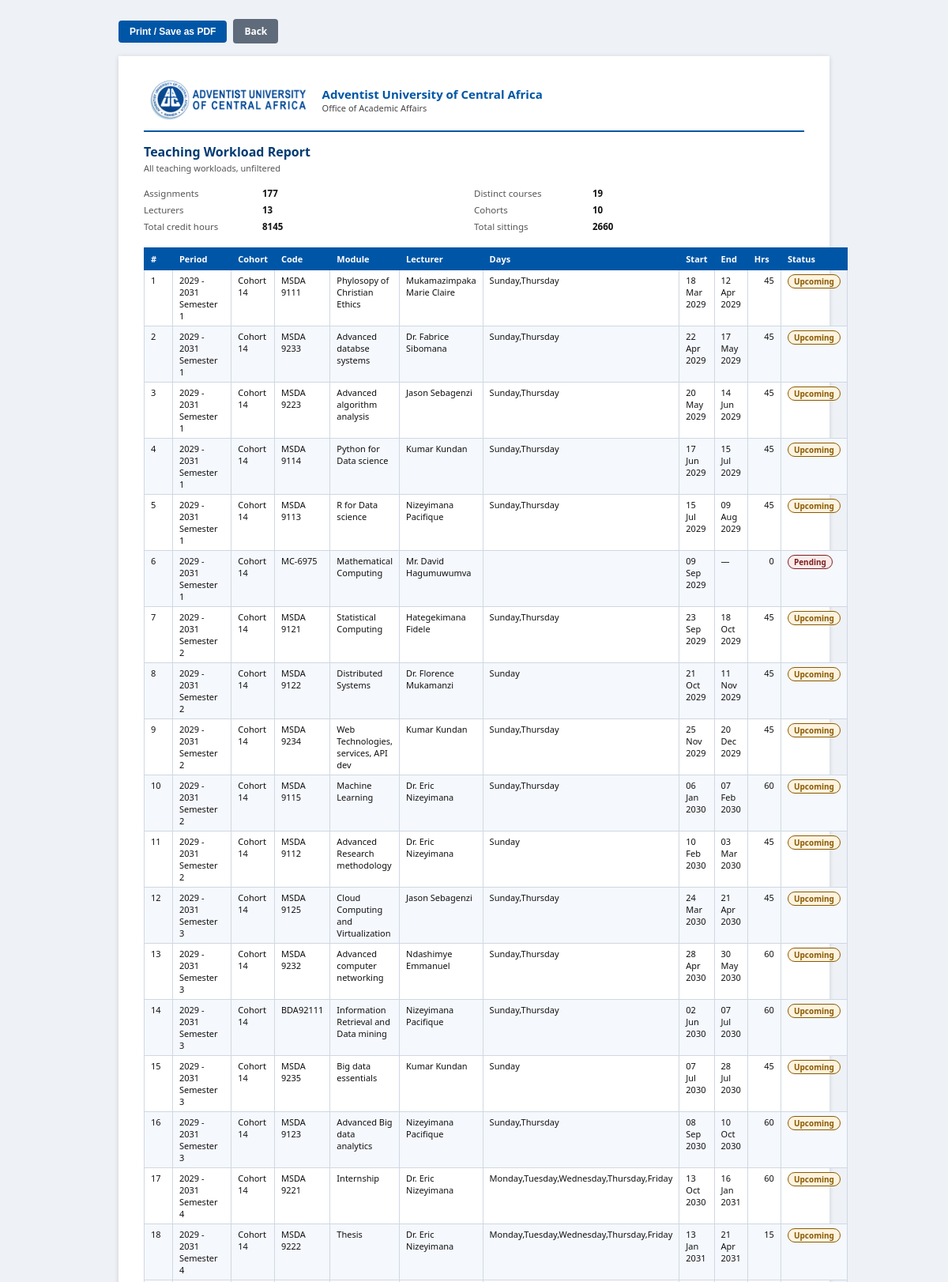
The page /reports/workload-report/print/ (signed in, upper part) on the database its author committed.
### workload/models.py (models this page shows, shortened)
class Workload(models.Model):
    STATUS_CHOICES = [
        ("Upcoming", "Upcoming"),
        ("Ongoing", "Ongoing"),
        ("Pending", "Pending"),
        ("Done", "Done"),
    ]
    cohort = models.ForeignKey(
        Cohort,
        on_delete=models.CASCADE,
        related_name="workloads"
    )
    academic_period = models.ForeignKey(
        AcademicPeriod,
        on_delete=models.CASCADE,
        related_name="workloads"
    )
    lecturer = models.ForeignKey(
        Lecturer,
        on_delete=models.CASCADE,
        related_name="workloads"
    )
    co_lecturers = models.ManyToManyField(
        Lecturer,
        blank=True,
        related_name="co_workloads"
    )
    course = models.ForeignKey(
        Course,
        on_delete=models.CASCADE,
        related_name="workloads"
    )
    start_date = models.DateField()
    end_date = models.DateField(
        blank=True,
        null=True
    )
    hours = models.IntegerField(
        blank=True,
        null=True,
        editable=False,
        help_text="Notional teaching hours (credits x 15)."
    )
    course_days = models.CharField(
        max_length=100,
        help_text="Example: Monday,Thursday"
    )
    duration_weeks = models.PositiveIntegerField(
        blank=True,
        null=True,
        help_text=(
            "Leave blank to use the standard block length for "
            "the course's credit value."
        )
    )
    generated_schedule = models.JSONField(
        blank=True,
        null=True,
        editable=False
    )
    status = models.CharField(
        max_length=20,
        choices=STATUS_CHOICES,
        blank=True,
        editable=False
    )
    objects = WorkloadQuerySet.as_manager()
    class Meta:
        ordering = ["-id"]
        verbose_name = "Teaching Workload"
        verbose_name_plural = "Teaching Workloads"
    def compute_status(self, today=None):
        today = today or timezone.localdate()
        if not self.start_date:
            return "Pending"
        if not self.generated_schedule:
            return "Pending"
        if self.start_date > today:
            return "Upcoming"
        if self.end_date and today > self.end_date:
            return "Done"
        return "Ongoing"
    def total_classes(self):
        return len(self.generated_schedule or [])

### academics/models.py (models this page shows, shortened)
class AcademicPeriod(models.Model):
    cohort = models.ForeignKey(
        "academics.Cohort",
        on_delete=models.CASCADE,
        null=True,
        blank=True,
        related_name="academic_periods"
    )
    SEMESTER_CHOICES = [
        ("Semester 1", "Semester 1"),
        ("Semester 2", "Semester 2"),
        ("Semester 3", "Semester 3"),
        ("Semester 4", "Semester 4"),
    ]
    academic_year = models.CharField(
        max_length=20
    )
    semester = models.CharField(
        max_length=20,
        choices=SEMESTER_CHOICES
    )
    teaching_period = models.CharField(
        max_length=100
    )
    start_date = models.DateField()
    end_date = models.DateField()
    class Meta:
        ordering = [
            "-academic_year"
        ]
        unique_together = [
            (
                "academic_year",
                "semester",
                "cohort"
            )
        ]

class Cohort(models.Model):
    program = models.ForeignKey(
        Program,
        on_delete=models.CASCADE,
        related_name="cohorts"
    )
    representative = models.OneToOneField(
        settings.AUTH_USER_MODEL,
        on_delete=models.SET_NULL,
        null=True,
        blank=True,
        limit_choices_to={
            "role": "representative"
        },
        related_name="representing_cohort"
    )
    name = models.CharField(
        max_length=100
    )
    intake_year = models.IntegerField()
    class Meta:
        ordering = [
            "name"
        ]
        unique_together = [
            ("program", "name")
        ]

class Course(models.Model):
    program = models.ForeignKey(
        Program,
        on_delete=models.CASCADE,
        related_name="courses",
        null=True,
        blank=True
    )
    code = models.CharField(
        max_length=20,
        unique=True
    )
    name = models.CharField(
        max_length=200
    )
    credits = models.IntegerField()
    level = models.CharField(
        max_length=20
    )
    class Meta:
        ordering = [
            "code"
        ]

class Lecturer(models.Model):
    user = models.OneToOneField(
        settings.AUTH_USER_MODEL,
        on_delete=models.SET_NULL,
        null=True,
        blank=True,
        related_name="lecturer_profile"
    )
    name = models.CharField(
        max_length=150
    )
    qualification = models.TextField(
        blank=True
    )
    employment_status = models.CharField(
        max_length=50
    )
    class Meta:
        ordering = [
            "name"
        ]

### reports/views.py (the view)
@login_required
@admin_required
def workload_report_print(request):
    form, workloads, applied = filtered_workloads(request)
    workloads = list(workloads)
    return render(
        request,
        "print/admin_report.html",
        {
            "workloads": workloads,
            "applied": applied,
            "query_string": request.GET.urlencode(),
            "total_hours": sum(w.hours or 0 for w in workloads),
            "total_sessions": sum(w.total_classes() for w in workloads),
            "total_lecturers": len({w.lecturer_id for w in workloads}),
            "total_cohorts": len({w.cohort_id for w in workloads}),
            "total_courses": len({w.course_id for w in workloads}),
            "generated_at": timezone.localtime(),
        }
    )

### reports/views.py (called while the page is built, shortened)
def filtered_workloads(request):
    workloads = Workload.objects.select_related(
        *BASE_RELATED
    ).order_by(
        "academic_period",
        "cohort",
        "start_date",
    )
    workloads.refresh_statuses()
    form = WorkloadReportFilterForm(request.GET or None)
    applied = []
    return form, workloads, applied

### workload/models.py (called while the page is built)
    def refresh_statuses(self):
        today = timezone.localdate()
        changed = []
        for workload in self:
            new_status = workload.compute_status(today)
            if workload.status != new_status:
                workload.status = new_status
                changed.append(workload)
        if changed:
            Workload.objects.bulk_update(
                changed,
                ["status"]
            )
        return len(changed)

### templates/print/admin_report.html (shortened to what this page needs)
{% extends "print/base_print.html" %}
{% block back_url %}{% url 'reports:workload_report' %}?{{ query_string }}{% endblock %}
{% block unit %}Office of Academic Affairs{% endblock %}
{% block heading %}Teaching Workload Report{% endblock %}
{% block subheading %}
{% if applied %}
    Filtered by
    {% for label, value in applied %}{{ label }}: {{ value }}{% if not forloop.last %} &middot; {% endif %}{% endfor %}
{% else %}
    All teaching workloads, unfiltered
{% endif %}
{% endblock %}
{% block content %}
<table class="meta">
    <tr>
        <td class="k">Assignments</td>
        <td class="v">{{ workloads|length }}</td>
        <td class="k">Distinct courses</td>
        <td class="v">{{ total_courses }}</td>
    </tr>
    <tr>
        <td class="k">Lecturers</td>
        <td class="v">{{ total_lecturers }}</td>
        <td class="k">Cohorts</td>
        <td class="v">{{ total_cohorts }}</td>
    </tr>
    <tr>
        <td class="k">Total credit hours</td>
        <td class="v">{{ total_hours }}</td>
        <td class="k">Total sittings</td>
        <td class="v">{{ total_sessions }}</td>
    </tr>
</table>
{% if workloads %}
<table class="data">
    <thead>
        <tr>
            <th style="width:4%">#</th>
            <th style="width:11%">Period</th>
            <th style="width:9%">Cohort</th>
            <th style="width:9%">Code</th>
            <th>Module</th>
            <th style="width:16%">Lecturer</th>
            <th style="width:11%">Days</th>
            <th style="width:8%">Start</th>
            <th style="width:8%">End</th>
            <th class="num" style="width:5%">Hrs</th>
            <th style="width:8%">Status</th>
        </tr>
    </thead>
    <tbody>
        {% for w in workloads %}
        <tr>
            <td>{{ forloop.counter }}</td>
            <td>{{ w.academic_period.academic_year }}<br>{{ w.academic_period.semester }}</td>
            <td>{{ w.cohort.name }}</td>
            <td>{{ w.course.code }}</td>
            <td>{{ w.course.name }}</td>
            <td>{{ w.lecturer.name }}</td>
            <td>{{ w.course_days }}</td>
            <td>{{ w.start_date|date:"d M Y" }}</td>
            <td>{{ w.end_date|date:"d M Y"|default:"—" }}</td>
            <td class="num">{{ w.hours|default:0 }}</td>
            <td><span class="pill {{ w.status }}">{{ w.status }}</span></td>
        </tr>
        {% endfor %}
    </tbody>
</table>
{% else %}
<div class="empty">
    No workload assignments match these filters.
</div>
{% endif %}
{% endblock %}

### rows shown on the page
Workload: academic_period.academic_year "2029 - 2031", academic_period.semester "Semester 1", cohort.name "Cohort 14", course.code "MSDA 9111", course.name "Phylosopy of Christian Ethics", lecturer.name "Mukamazimpaka Marie Claire", course_days "Sunday,Thursday", start_date "18 Mar 2029", end_date "12 Apr 2029", hours "45", status "Upcoming"
Workload: academic_period.academic_year "2029 - 2031", academic_period.semester "Semester 1", cohort.name "Cohort 14", course.code "MSDA 9233", course.name "Advanced databse systems", lecturer.name "Dr. Fabrice Sibomana", course_days "Sunday,Thursday", start_date "22 Apr 2029", end_date "17 May 2029", hours "45", status "Upcoming"
Workload: academic_period.academic_year "2029 - 2031", academic_period.semester "Semester 1", cohort.name "Cohort 14", course.code "MSDA 9223", course.name "Advanced algorithm analysis", lecturer.name "Jason Sebagenzi", course_days "Sunday,Thursday", start_date "20 May 2029", end_date "14 Jun 2029", hours "45", status "Upcoming"
Workload: academic_period.academic_year "2029 - 2031", academic_period.semester "Semester 1", cohort.name "Cohort 14", course.code "MSDA 9114", course.name "Python for Data science", lecturer.name "Kumar Kundan", course_days "Sunday,Thursday", start_date "17 Jun 2029", end_date "15 Jul 2029", hours "45", status "Upcoming"
Workload: academic_period.academic_year "2029 - 2031", academic_period.semester "Semester 1", cohort.name "Cohort 14", course.code "MSDA 9113", course.name "R for Data science", lecturer.name "Nizeyimana Pacifique", course_days "Sunday,Thursday", start_date "15 Jul 2029", end_date "09 Aug 2029", hours "45", status "Upcoming"
Workload: academic_period.academic_year "2029 - 2031", academic_period.semester "Semester 1", cohort.name "Cohort 14", course.code "MC-6975", course.name "Mathematical Computing", lecturer.name "Mr. David Hagumuwumva", start_date "09 Sep 2029", end_date "—", hours "0", status "Pending"
Workload: academic_period.academic_year "2029 - 2031", academic_period.semester "Semester 2", cohort.name "Cohort 14", course.code "MSDA 9121", course.name "Statistical Computing", lecturer.name "Hategekimana Fidele", course_days "Sunday,Thursday", start_date "23 Sep 2029", end_date "18 Oct 2029", hours "45", status "Upcoming"
Workload: academic_period.academic_year "2029 - 2031", academic_period.semester "Semester 2", cohort.name "Cohort 14", course.code "MSDA 9122", course.name "Distributed Systems", lecturer.name "Dr. Florence Mukamanzi", course_days "Sunday", start_date "21 Oct 2029", end_date "11 Nov 2029", hours "45", status "Upcoming"
Workload: academic_period.academic_year "2029 - 2031", academic_period.semester "Semester 2", cohort.name "Cohort 14", course.code "MSDA 9234", course.name "Web Technologies, services, API dev", lecturer.name "Kumar Kundan", course_days "Sunday,Thursday", start_date "25 Nov 2029", end_date "20 Dec 2029", hours "45", status "Upcoming"
Workload: academic_period.academic_year "2029 - 2031", academic_period.semester "Semester 2", cohort.name "Cohort 14", course.code "MSDA 9115", course.name "Machine Learning", lecturer.name "Dr. Eric Nizeyimana", course_days "Sunday,Thursday", start_date "06 Jan 2030", end_date "07 Feb 2030", hours "60", status "Upcoming"
Workload: academic_period.academic_year "2029 - 2031", academic_period.semester "Semester 2", cohort.name "Cohort 14", course.code "MSDA 9112", course.name "Advanced Research methodology", lecturer.name "Dr. Eric Nizeyimana", course_days "Sunday", start_date "10 Feb 2030", end_date "03 Mar 2030", hours "45", status "Upcoming"
Workload: academic_period.academic_year "2029 - 2031", academic_period.semester "Semester 3", cohort.name "Cohort 14", course.code "MSDA 9125", course.name "Cloud Computing and Virtualization", lecturer.name "Jason Sebagenzi", course_days "Sunday,Thursday", start_date "24 Mar 2030", end_date "21 Apr 2030", hours "45", status "Upcoming"
Workload: academic_period.academic_year "2029 - 2031", academic_period.semester "Semester 3", cohort.name "Cohort 14", course.code "MSDA 9232", course.name "Advanced computer networking", lecturer.name "Ndashimye Emmanuel", course_days "Sunday,Thursday", start_date "28 Apr 2030", end_date "30 May 2030", hours "60", status "Upcoming"
Workload: academic_period.academic_year "2029 - 2031", academic_period.semester "Semester 3", cohort.name "Cohort 14", course.code "BDA92111", course.name "Information Retrieval and Data mining", lecturer.name "Nizeyimana Pacifique", course_days "Sunday,Thursday", start_date "02 Jun 2030", end_date "07 Jul 2030", hours "60", status "Upcoming"
Workload: academic_period.academic_year "2029 - 2031", academic_period.semester "Semester 3", cohort.name "Cohort 14", course.code "MSDA 9235", course.name "Big data essentials", lecturer.name "Kumar Kundan", course_days "Sunday", start_date "07 Jul 2030", end_date "28 Jul 2030", hours "45", status "Upcoming"
Workload: academic_period.academic_year "2029 - 2031", academic_period.semester "Semester 3", cohort.name "Cohort 14", course.code "MSDA 9123", course.name "Advanced Big data analytics", lecturer.name "Nizeyimana Pacifique", course_days "Sunday,Thursday", start_date "08 Sep 2030", end_date "10 Oct 2030", hours "60", status "Upcoming"
Workload: academic_period.academic_year "2029 - 2031", academic_period.semester "Semester 4", cohort.name "Cohort 14", course.code "MSDA 9221", course.name "Internship", lecturer.name "Dr. Eric Nizeyimana", course_days "Monday,Tuesday,Wednesday,Thursday,Friday", start_date "13 Oct 2030", end_date "16 Jan 2031", hours "60", status "Upcoming"
Workload: academic_period.academic_year "2029 - 2031", academic_period.semester "Semester 4", cohort.name "Cohort 14", course.code "MSDA 9222", course.name "Thesis", lecturer.name "Dr. Eric Nizeyimana", course_days "Monday,Tuesday,Wednesday,Thursday,Friday", start_date "13 Jan 2031", end_date "21 Apr 2031", hours "15", status "Upcoming"

### other values the page prints
{{ workloads|length }} "177"
{{ total_courses }} "19"
{{ total_lecturers }} "13"
{{ total_cohorts }} "10"
{{ total_hours }} "8145"
{{ total_sessions }} "2660"
